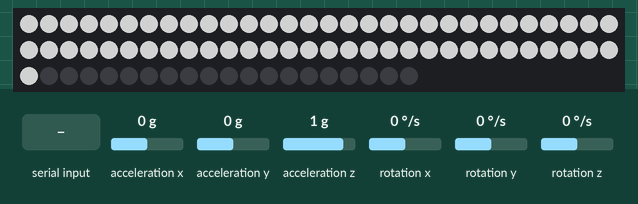
Recording of a sketch running on a simulated Arduino Uno, built with avr-gcc and run on an emulated ATmega328P. Parts: 80 RGB LEDs in strip order, left to right, continuing on the next row. Wiring (inferred from the names in the program): MPU-6050 motion sensor at I2C address 0x68. The inputs (shaded band) are chosen by the test bench; at power-on: acceleration x 0 g, acceleration y 0 g, acceleration z 1 g, rotation x 0 °/s, rotation y 0 °/s, rotation z 0 °/s. Dim RGB values are drawn brighter than linear; the audio player accepts every command and is not drawn; what the sketch prints to the serial monitor is not drawn.

Above: at 6.9 s.
At 8.7 s:
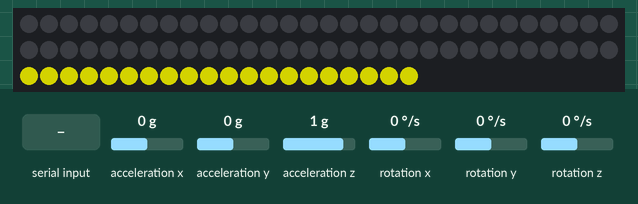
8.8 s: acceleration x set to 0.8 g
At 9.03 s:
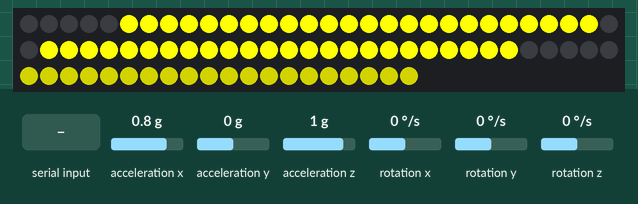
10.4 s: "1" received over the second serial link
Timing chart, 0 to 13.4 s (numbered marks = the images above; inputs shaded):
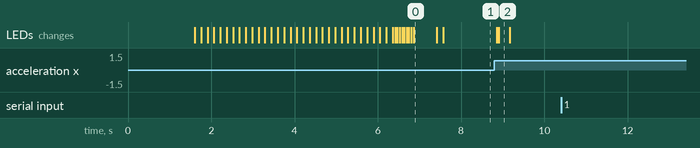

Measured:
- after the input at 8.8 s, the LEDs: first change after 0.06 s (image 2 shows a later state)
- after the input at 10.4 s, every drawn part: stays the same

The sketch:

neopixel_sword.ino
```cpp
/*
俺の考えた最強の剣
by Daisuke IMAI <hine.gdw@gmail.com>
*/

#include <Adafruit_NeoPixel.h>
#include <SoftwareSerial.h>
#include <Wire.h>
#include <DFPlayer_Mini_Mp3.h>

// 各ラインを描画している時間(msec)
#define LINE_DELAY 20

// NeoPixel関連定義
#define NEOPIXEL_PIN 14
#define NEOPIXEL_NUM 80

Adafruit_NeoPixel pixels = Adafruit_NeoPixel(NEOPIXEL_NUM, NEOPIXEL_PIN, NEO_GRB + NEO_KHZ800);

// SoftwareSerial関連定義(konashi、DFPlayerとの接続用)
#define TO_KONASHI_SERIAL_TX 7 // SoftwareSerialのTXは7番ピン
#define TO_KONASHI_SERIAL_RX 8 // SoftwareSerialのRXは8番ピン(LeonardではRXに使えるPINが限られていることに注意)
#define TO_DFPLAYER_SERIAL_TX 6 // SoftwareSerialのTXは6番ピン
#define TO_DFPLAYER_SERIAL_RX 5 // SoftwareSerialのRXは5番ピン(RXは使わない)

SoftwareSerial toKonashiSerial (TO_KONASHI_SERIAL_RX, TO_KONASHI_SERIAL_TX);
SoftwareSerial toDfplayerSerial (TO_DFPLAYER_SERIAL_RX, TO_DFPLAYER_SERIAL_TX);

// MPU-6050関連定義
#define MPU6050_ACCEL_XOUT_H       0x3B   // R
#define MPU6050_WHO_AM_I           0x75   // R
#define MPU6050_PWR_MGMT_1         0x6B   // R/W
#define MPU6050_I2C_ADDRESS 0x68

typedef union accel_t_gyro_union{
  struct{
    uint8_t x_accel_h;
    uint8_t x_accel_l;
    uint8_t y_accel_h;
    uint8_t y_accel_l;
    uint8_t z_accel_h;
    uint8_t z_accel_l;
    uint8_t t_h;
    uint8_t t_l;
    uint8_t x_gyro_h;
    uint8_t x_gyro_l;
    uint8_t y_gyro_h;
    uint8_t y_gyro_l;
    uint8_t z_gyro_h;
    uint8_t z_gyro_l;
  }
  reg;
  struct{
    int16_t x_accel;
    int16_t y_accel;
    int16_t z_accel;
    int16_t temperature;
    int16_t x_gyro;
    int16_t y_gyro;
    int16_t z_gyro;
  }
  value;
};

// konashiからの受信のためのグローバル変数
boolean receiving = false;
int received_count = 0;

// 剣の状態関連のグローバル変数
boolean vertical;
boolean reverse_direction;
float offset_x;

// カラーパレット
int color_data[16][3] = {
  {0x00, 0x00, 0x00},
  {0x33, 0x33, 0xcc},
  {0xff, 0x00, 0x00},
  {0xff, 0x99, 0xcc},
  {0xff, 0xcc, 0x99},
  {0x33, 0xcc, 0xcc},
  {0xff, 0xff, 0x00},
  {0xff, 0xff, 0xff},
  {0xff, 0xcc, 0x33},
  {0xcc, 0x99, 0x33},
  {0x33, 0x99, 0x99},
  {0x99, 0xcc, 0x99},
  {0x00, 0x00, 0x00},
  {0xcc, 0xff, 0x33},
  {0xff, 0xcc, 0x66},
  {0x00, 0xff, 0x00}
};

// 初期キャラクターデータ
int chara_data[16][16] = {
  {0, 0, 0, 0, 0, 0, 0, 0, 0, 0, 0, 0, 0, 0, 0, 0},
  {0, 0, 0, 0, 0, 0, 0, 0, 0, 0, 0, 0, 0, 0, 0, 0},
  {0, 0, 0, 0, 0, 6, 6, 6, 6, 6, 6, 0, 0, 0, 0, 0},
  {0, 0, 0, 6, 6, 6, 6, 6, 6, 6, 6, 6, 6, 0, 0, 0},
  {0, 0, 6, 6, 6, 6, 6, 6, 6, 6, 6, 6, 6, 6, 0, 0},
  {0, 0, 6, 6, 6, 6, 6, 6, 6, 6, 6, 6, 6, 6, 0, 0},
  {0, 0, 0, 0, 6, 6, 6, 6, 6, 6, 6, 6, 6, 6, 6, 0},
  {0, 0, 0, 0, 0, 0, 0, 0, 6, 6, 6, 6, 6, 6, 6, 0},
  {0, 0, 0, 0, 0, 0, 0, 0, 0, 0, 0, 6, 6, 6, 6, 0},
  {0, 0, 0, 0, 0, 0, 0, 0, 6, 6, 6, 6, 6, 6, 6, 0},
  {0, 0, 0, 0, 6, 6, 6, 6, 6, 6, 6, 6, 6, 6, 6, 0},
  {0, 0, 6, 6, 6, 6, 6, 6, 6, 6, 6, 6, 6, 6, 0, 0},
  {0, 0, 6, 6, 6, 6, 6, 6, 6, 6, 6, 6, 6, 6, 0, 0},
  {0, 0, 0, 6, 6, 6, 6, 6, 6, 6, 6, 6, 6, 0, 0, 0},
  {0, 0, 0, 0, 0, 6, 6, 6, 6, 6, 6, 0, 0, 0, 0, 0},
  {0, 0, 0, 0, 0, 0, 0, 0, 0, 0, 0, 0, 0, 0, 0, 0}
};

// キャラクタ読み込みバッファ
int chara_buffer[16][16] = {
  {0, 0, 0, 0, 0, 0, 0, 0, 0, 0, 0, 0, 0, 0, 0, 0},
  {0, 0, 0, 0, 0, 0, 0, 0, 0, 0, 0, 0, 0, 0, 0, 0},
  {0, 0, 0, 0, 0, 0, 0, 0, 0, 0, 0, 0, 0, 0, 0, 0},
  {0, 0, 0, 0, 0, 0, 0, 0, 0, 0, 0, 0, 0, 0, 0, 0},
  {0, 0, 0, 0, 0, 0, 0, 0, 0, 0, 0, 0, 0, 0, 0, 0},
  {0, 0, 0, 0, 0, 0, 0, 0, 0, 0, 0, 0, 0, 0, 0, 0},
  {0, 0, 0, 0, 0, 0, 0, 0, 0, 0, 0, 0, 0, 0, 0, 0},
  {0, 0, 0, 0, 0, 0, 0, 0, 0, 0, 0, 0, 0, 0, 0, 0},
  {0, 0, 0, 0, 0, 0, 0, 0, 0, 0, 0, 0, 0, 0, 0, 0},
  {0, 0, 0, 0, 0, 0, 0, 0, 0, 0, 0, 0, 0, 0, 0, 0},
  {0, 0, 0, 0, 0, 0, 0, 0, 0, 0, 0, 0, 0, 0, 0, 0},
  {0, 0, 0, 0, 0, 0, 0, 0, 0, 0, 0, 0, 0, 0, 0, 0},
  {0, 0, 0, 0, 0, 0, 0, 0, 0, 0, 0, 0, 0, 0, 0, 0},
  {0, 0, 0, 0, 0, 0, 0, 0, 0, 0, 0, 0, 0, 0, 0, 0},
  {0, 0, 0, 0, 0, 0, 0, 0, 0, 0, 0, 0, 0, 0, 0, 0},
  {0, 0, 0, 0, 0, 0, 0, 0, 0, 0, 0, 0, 0, 0, 0, 0}
};

// 初期化
void setup() {
  // デバグ用シリアル
  Serial.begin(115200);

  // konashi用シリアル
  pinMode(TO_KONASHI_SERIAL_RX, INPUT);
  pinMode(TO_KONASHI_SERIAL_TX, OUTPUT);
  toKonashiSerial.begin(9600);

  // DFPlayer用シリアル
  pinMode(TO_DFPLAYER_SERIAL_RX, INPUT);
  pinMode(TO_DFPLAYER_SERIAL_TX, OUTPUT);
  toDfplayerSerial.begin(9600);

  // SoftwareSerialの受信はkonashi用を選択
  toKonashiSerial.listen();

  // MPU-6050の初期化
  Wire.begin();
  int error;
  uint8_t c;
  Serial.print("InvenSense MPU-6050");
  Serial.println(" June 2012");
  error = MPU6050_read (MPU6050_WHO_AM_I, &c, 1);
  Serial.print("WHO_AM_I : ");
  Serial.print(c,HEX);
  Serial.print(", error = ");
  Serial.println(error,DEC);
  error = MPU6050_read (MPU6050_PWR_MGMT_1, &c, 1);
  Serial.print("PWR_MGMT_1 : ");
  Serial.print(c,HEX);
  Serial.print(", error = ");
  Serial.println(error,DEC);
  MPU6050_write_reg (MPU6050_PWR_MGMT_1, 0);

  delay(1500);

  // DFPlayerの初期化
  mp3_set_serial(toDfplayerSerial);      //set Serial for DFPlayer-mini mp3 module
  mp3_set_volume(30);
  delay(100);
  mp3_play(10);

  // とりあえず横持ちをベースとする
  vertical = false;
  reverse_direction = true;

  // NeoPixelの初期化
  pixels.begin();

  // 起動演出
  // 光が刃先に向けて伸びて行く
  for (int bar = 0; bar <= 30; bar++) {
    delay(150);
    pixels.setPixelColor(bar, pixels.Color(31, 31, 31));
    pixels.setPixelColor(59 - bar, pixels.Color(31, 31, 31));
    pixels.show();
  }
  // 全体が光り輝いて消える
  for (int bright = 0; bright < 10; bright++) {
    for (int bar = 0; bar <= 60; bar++) {
      pixels.setPixelColor(bar, pixels.Color(31 + bright * 10, 31 + bright * 10, 31 + bright * 10));
      pixels.setPixelColor(59 - bar, pixels.Color(31 + bright * 10, 31 + bright * 10, 31 + bright * 10));
    }
    pixels.show();
    delay(50);
  }
  delay(500);
  for (int bright = 0; bright < 10; bright++) {
    for (int bar = 0; bar <= 60; bar++) {
      pixels.setPixelColor(bar, pixels.Color(90 - 10 * bright, 90 - 10 * bright, 90 - 10 * bright));
      pixels.setPixelColor(59 - bar, pixels.Color(90 - 10 * bright, 90 - 10 * bright, 90 - 10 * bright));
    }
    pixels.show();
    delay(10);
  }
  // 柄を光らせる
  for (int i = 60; i < 80; i++) {
    pixels.setPixelColor(i, pixels.Color(127, 127, 0));
  }
  pixels.show();
}

void loop() {
  if (toKonashiSerial.available() > 0) {
    // konashi経由でデータを受信した場合の処理
    unsigned int received_data = toKonashiSerial.read();
    if (received_data == 255) {
      // ヘッダ
      received_count = 0;
      receiving = true;
    } else {
      // データ
      int data_x = received_count % 16;
      int data_y = (received_count - data_x) / 16;
      chara_buffer[data_y][data_x] = received_data;
      Serial.print(received_count);
      Serial.print(": ");
      Serial.println(received_data, HEX);
      if (received_count == 255) {
        // 全てを受信し終わった時の処理
        for (int chara_y = 0; chara_y < 16; chara_y++) {
          for (int chara_x = 0; chara_x < 16; chara_x++) {
            mp3_play(16); // 受信完了音
            chara_data[chara_y][chara_x] = chara_buffer[chara_y][chara_x];
            received_count = 0;
            receiving = false;
            /*
            for (int i = 60; i < 80; i++) {
              pixels.setPixelColor(i, pixels.Color(127, 127, 0));
            }
            pixels.show();
            */
          }
        }
      }
      received_count++;
    }
  }

  //MPU-6050の処理(データ受信中は行わない)
  if (!receiving) {
    // MPU-6050からの数値の取得
    int error;
    float dT;
    accel_t_gyro_union accel_t_gyro;
    error = MPU6050_read (MPU6050_ACCEL_XOUT_H, (uint8_t *) &accel_t_gyro, sizeof(accel_t_gyro));
    uint8_t swap;
#define SWAP(x,y) swap = x; x = y; y = swap
    SWAP (accel_t_gyro.reg.x_accel_h, accel_t_gyro.reg.x_accel_l);
    SWAP (accel_t_gyro.reg.y_accel_h, accel_t_gyro.reg.y_accel_l);
    SWAP (accel_t_gyro.reg.z_accel_h, accel_t_gyro.reg.z_accel_l);
    float acc_x = accel_t_gyro.value.x_accel / 16384.0; //FS_SEL_0 16,384 LSB / g
    float acc_y = accel_t_gyro.value.y_accel / 16384.0;
    float acc_z = accel_t_gyro.value.z_accel / 16384.0;

    // 縦横判定処理
    boolean reverse = false;
    if (vertical && (acc_y > -0.2)) {
      vertical = false;
      reverse = true;
      if (acc_x > 0) {
        offset_x = 1.0;
      } else {
        offset_x = -1.0;
      }
    } else if (!vertical && (acc_y < -0.8)) {
      vertical = true;
      reverse = false;
      offset_x = 0.0;
    }

    // 振っている方向の判定処理
    if (reverse_direction && (acc_x > offset_x + 0.5)) {
      reverse_direction = false;
      mp3_play(28); // 剣を振る音
      for (int line = 0; line < 16; line++) {
        draw_pattern(line, vertical, reverse);
        delay(LINE_DELAY);
      }
    } else if (!reverse_direction && (acc_x < offset_x - 0.5)) {
      reverse_direction = true;
      mp3_play(28); // 剣を振る音
      for (int line = 0; line < 16; line++) {
        draw_pattern(15 - line, vertical, reverse);
        delay(LINE_DELAY);
      }
    }
  }
}

// 剣両面の一斉描画
void draw_pattern(int line, boolean vertical, boolean reverse) {
  int x = 0;
  int y = 0;
  for (int pos = 0; pos < 15; pos++) {
    if (vertical) {
      // 剣をタテに持っている場合
      x = line;
      if (reverse) {
        // 剣の先が上
        y = pos + 1;
      } else {
        y = 14 - pos;
      }
    } else {
      // 剣をヨコに持っている場合
      if (reverse) {
        // 剣の先から書き始める
        x = 15 - pos;
      } else {
        x = pos + 1;
      }
      y = line;
    }
    pixels.setPixelColor(29 - pos * 2, pixels.Color(color_data[chara_data[y][x]][0], color_data[chara_data[y][x]][1], color_data[chara_data[y][x]][2]));
    pixels.setPixelColor(29 - pos * 2 + 1, pixels.Color(color_data[chara_data[y][x]][0], color_data[chara_data[y][x]][1], color_data[chara_data[y][x]][2]));
    pixels.setPixelColor(30 + pos * 2, pixels.Color(color_data[chara_data[y][x]][0], color_data[chara_data[y][x]][1], color_data[chara_data[y][x]][2]));
    pixels.setPixelColor(30 + pos * 2 - 1, pixels.Color(color_data[chara_data[y][x]][0], color_data[chara_data[y][x]][1], color_data[chara_data[y][x]][2]));
  }
  pixels.show();
}

// MPU6050_read
int MPU6050_read(int start, uint8_t *buffer, int size){
  int i, n, error;
  Wire.beginTransmission(MPU6050_I2C_ADDRESS);
  n = Wire.write(start);
  if (n != 1)
    return (-10);
  n = Wire.endTransmission(false);    // hold the I2C-bus
  if (n != 0)
    return (n);
  // Third parameter is true: relase I2C-bus after data is read.
  Wire.requestFrom(MPU6050_I2C_ADDRESS, size, true);
  i = 0;
  while(Wire.available() && i<size){
    buffer[i++]=Wire.read();
  }
  if ( i != size)
    return (-11);
  return (0);  // return : no error
}

// MPU6050_write
int MPU6050_write(int start, const uint8_t *pData, int size){
  int n, error;
  Wire.beginTransmission(MPU6050_I2C_ADDRESS);
  n = Wire.write(start);        // write the start address
  if (n != 1)
    return (-20);
  n = Wire.write(pData, size);  // write data bytes
  if (n != size)
    return (-21);
  error = Wire.endTransmission(true); // release the I2C-bus
  if (error != 0)
    return (error);
  return (0);         // return : no error
}

// MPU6050_write_reg
int MPU6050_write_reg(int reg, uint8_t data){
  int error;
  error = MPU6050_write(reg, &data, 1);
  return (error);
}
```
